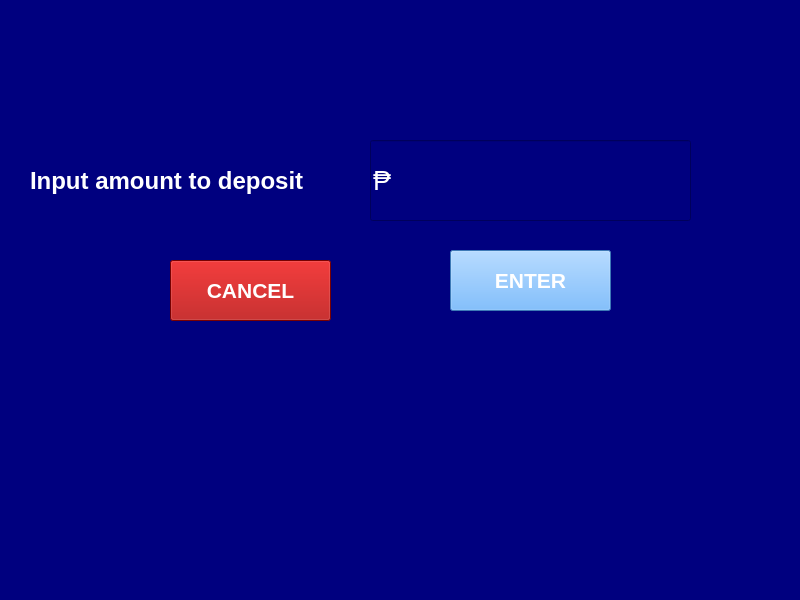
<?xml version="1.0" encoding="UTF-8"?>
<ui version="4.0">
 <class>deposit_window</class>
 <widget class="QMainWindow" name="deposit_window">
  <property name="geometry">
   <rect>
    <x>0</x>
    <y>0</y>
    <width>800</width>
    <height>600</height>
   </rect>
  </property>
  <property name="windowTitle">
   <string>Deposit</string>
  </property>
  <property name="styleSheet">
   <string notr="true">background-color: rgb(0, 0, 127);</string>
  </property>
  <widget class="QWidget" name="centralwidget">
   <widget class="QLabel" name="deposit_label">
    <property name="geometry">
     <rect>
      <x>30</x>
      <y>140</y>
      <width>301</width>
      <height>81</height>
     </rect>
    </property>
    <property name="font">
     <font>
      <pointsize>18</pointsize>
      <weight>75</weight>
      <bold>true</bold>
     </font>
    </property>
    <property name="styleSheet">
     <string notr="true">color: rgb(255, 255, 255);</string>
    </property>
    <property name="text">
     <string>Input amount to deposit</string>
    </property>
   </widget>
   <widget class="QLabel" name="logo_label">
    <property name="geometry">
     <rect>
      <x>690</x>
      <y>10</y>
      <width>101</width>
      <height>91</height>
     </rect>
    </property>
    <property name="text">
     <string/>
    </property>
    <property name="pixmap">
     <pixmap>../images/Bank logo 1.png</pixmap>
    </property>
   </widget>
   <widget class="QLineEdit" name="input_deposit">
    <property name="geometry">
     <rect>
      <x>370</x>
      <y>140</y>
      <width>321</width>
      <height>81</height>
     </rect>
    </property>
    <property name="font">
     <font>
      <pointsize>20</pointsize>
     </font>
    </property>
    <property name="styleSheet">
     <string notr="true">color: rgb(255, 255, 255);
selection-background-color: rgb(85, 170, 255);</string>
    </property>
    <property name="text">
     <string>₱</string>
    </property>
   </widget>
   <widget class="QPushButton" name="enter_button">
    <property name="geometry">
     <rect>
      <x>450</x>
      <y>250</y>
      <width>161</width>
      <height>61</height>
     </rect>
    </property>
    <property name="font">
     <font>
      <pointsize>16</pointsize>
      <weight>75</weight>
      <bold>true</bold>
     </font>
    </property>
    <property name="styleSheet">
     <string notr="true">color: rgb(255, 255, 255);
background-color: rgb(85, 170, 255);</string>
    </property>
    <property name="text">
     <string>ENTER</string>
    </property>
   </widget>
   <widget class="QPushButton" name="cancel_button">
    <property name="geometry">
     <rect>
      <x>170</x>
      <y>260</y>
      <width>161</width>
      <height>61</height>
     </rect>
    </property>
    <property name="font">
     <font>
      <pointsize>16</pointsize>
      <weight>75</weight>
      <bold>true</bold>
     </font>
    </property>
    <property name="styleSheet">
     <string notr="true">color: rgb(255, 255, 255);
background-color: rgb(170, 0, 0);</string>
    </property>
    <property name="text">
     <string>CANCEL</string>
    </property>
   </widget>
  </widget>
  <widget class="QStatusBar" name="statusbar"/>
 </widget>
 <resources/>
 <connections/>
</ui>
